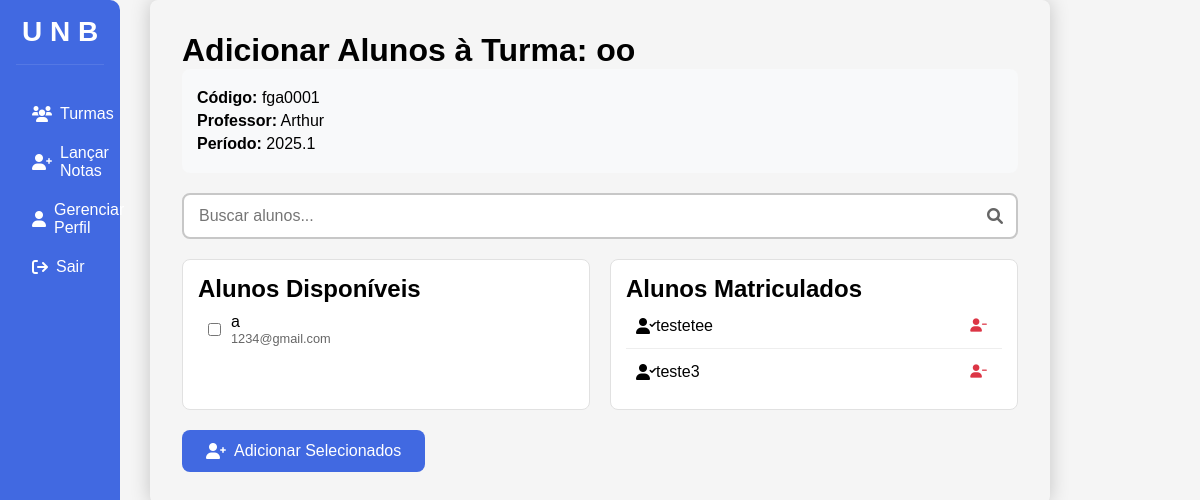
Page /professor/visualizar_turmas/alunos/fga0001/matricula (signed in) on the committed database.
### app.py (models this page shows)
class Turma(db.Model):
    codigo_disciplina = db.Column(db.String(100), nullable=False, primary_key=True)
    nome = db.Column(db.String(100), nullable=False)
    professor_email = db.Column(db.String(150), db.ForeignKey('user.email'), nullable=False)
    ano = db.Column(db.Integer, nullable=False)
    semestre = db.Column(db.Integer, nullable=False)
    professor = db.relationship('User', backref='turmas_ministradas', foreign_keys=[professor_email])
    alunos = db.relationship('User',
                           secondary=alunos_turmas,
                           lazy='subquery',
                           backref=db.backref('turmas', lazy=True))

class User(db.Model):
    email = db.Column(db.String(150), unique=True, nullable=False, primary_key=True)
    nome = db.Column(db.String(150), nullable=False)
    cargo = db.Column(db.String(50), nullable=False)
    senha = db.Column(db.String(150), nullable=False)

### app.py (the view, shortened to what this page needs)
@app.route('/professor/visualizar_turmas/alunos/<codigo>/matricula', methods=['GET', 'POST'])
def gerenciamento_aluno_prof(codigo):
    turma = Turma.query.get_or_404(codigo)
    alunos_matriculados = turma.alunos
    alunos_disponiveis = User.query.filter_by(cargo='Aluno').filter(
        ~User.turmas.any(Turma.codigo_disciplina == codigo)
    ).all()
    return render_template('professor/gerenciamento_aluno_prof.html',
                         turma=turma,
                         alunos_disponiveis=alunos_disponiveis,
                         alunos_matriculados=alunos_matriculados)

### templates/professor/gerenciamento_aluno_prof.html (shortened to what this page needs)
<!DOCTYPE html>
<html lang="pt-BR">
<head>
    <link rel="stylesheet" href="{{ url_for('static', filename='css/professor/gerenciamento_aluno_prof.css') }}">
    <link rel="stylesheet" href="https://cdnjs.cloudflare.com/ajax/libs/font-awesome/6.0.0-beta3/css/all.min.css">
</head>
<body>
    <div class="navbar">
        <h2>U N B</h2>
        <ul>
            <li><a href="{{ url_for('visualizar_turmas') }}"><i class="fas fa-users"></i>Turmas</a></li>
            <li><a href="#"><i class="fas fa-user-plus"></i> Lançar Notas</a></li>
            <li><a href="{{ url_for('gerenciar_perfil', email=session['email'])}}"><i class="fa-solid fa-user"></i>Gerenciar Perfil</a></li>
            <li><a href="#"><i class="fa-solid fa-arrow-right-from-bracket"></i> Sair</a></li>
        </ul>
    </div>
    <div class="container">
        <h1>Adicionar Alunos à Turma: {{ turma.nome }}</h1>
        <div class="info-turma">
            <p><strong>Código:</strong> {{ turma.codigo_disciplina }}</p>
            <p><strong>Professor:</strong> {{ turma.professor.nome }}</p>
            <p><strong>Período:</strong> {{ turma.ano }}.{{ turma.semestre }}</p>
        </div>
        <form method="POST">
            <div class="search-box">
                <input type="text" id="searchInput" placeholder="Buscar alunos...">
                <i class="fas fa-search"></i>
            </div>
            <div class="alunos-container">
                <div class="alunos-disponiveis">
                    <h2>Alunos Disponíveis</h2>
                    <div class="alunos-list">
                        {% for aluno in alunos_disponiveis %}
                        <div class="aluno-item">
                            <input type="checkbox" name="alunos[]" value="{{ aluno.email }}" id="aluno-{{ aluno.email }}">
                            <label for="aluno-{{ aluno.email }}">
                                {{ aluno.nome }}
                                <span class="email">{{ aluno.email }}</span>
                            </label>
                        </div>
                        {% endfor %}
                    </div>
                </div>
                <div class="alunos-matriculados">
                    <h2>Alunos Matriculados</h2>
                    <div class="alunos-list">
                        {% for aluno in alunos_matriculados %}
                        <div class="aluno-item">
                            <i class="fas fa-user-check"></i>
                            {{ aluno.nome }}
                            <button type="button" class="remove-btn" onclick="removeAluno('{{ aluno.email }}')">
                                <i class="fas fa-user-minus"></i>
                            </button>
                        </div>
                        {% endfor %}
                    </div>
                </div>
            </div>
            <div class="actions">
                <button type="submit" class="submit-btn">
                    <i class="fas fa-user-plus"></i>
                    Adicionar Selecionados
                </button>
            </div>
        </form>
    </div>
</body>
</html>

### static/css/professor/gerenciamento_aluno_prof.css (style rules this page uses)
* { margin: 0; padding: 0; box-sizing: border-box; font-family: 'Arial', sans-serif; }
body { background: #f5f5f5; min-height: 100vh; }
.navbar { width: 10%; background-color: #4169E1; color: white; padding: 1rem; position: fixed; height: 100%; border-top-right-radius: 10px; border-bottom-right-radius: 10px; }
.navbar h2 { text-align: center; margin-bottom: 2rem; padding-bottom: 1rem; border-bottom: 1px solid rgba(255, 255, 255, 0.1); font-size: 28px; color: var(--white-color); min-width: 60px; text-align: center; }
.navbar ul { list-style: none; padding: 0; }
.navbar ul li { margin-bottom: 5px; }
.navbar ul li a { color: white; text-decoration: none; display: flex; align-items: center; padding: 0.5rem 1rem; transition: background-color 0.3s; border-radius: 10px; }
.navbar ul li a i { margin-right: 0.5rem; }
.container { margin-left: 250px; padding: 2rem; border-radius: 8px; box-shadow: 0 0 20px rgba(0, 0, 0, 0.2); width: 75%; margin: auto; margin-top: 0; }
.info-turma { background: #f8f9fa; padding: 15px; border-radius: 8px; margin-bottom: 20px; }
.info-turma p { margin: 5px 0; }
.search-box { position: relative; margin-bottom: 20px; }
.search-box input { width: 100%; padding: 12px 40px 12px 15px; border: 2px solid #c7c7c7; border-radius: 8px; font-size: 16px; transition: all 0.3s ease; }
.search-box i { position: absolute; right: 15px; top: 50%; transform: translateY(-50%); color: #666; }
.alunos-container { display: grid; grid-template-columns: 1fr 1fr; gap: 20px; margin-bottom: 20px; }
.alunos-disponiveis, .alunos-matriculados { background: #fff; border: 1px solid #e1e1e1; border-radius: 8px; padding: 15px; }
.alunos-list { max-height: 400px; overflow-y: auto; }
.aluno-item { display: flex; align-items: center; padding: 10px; border-bottom: 1px solid #eee; }
.aluno-item:last-child { border-bottom: none; }
.aluno-item label { display: flex; flex-direction: column; margin-left: 10px; cursor: pointer; }
.aluno-item .email { font-size: 0.8em; color: #666; }
.remove-btn { margin-left: auto; background: none; border: none; color: #dc3545; cursor: pointer; padding: 5px; }
.submit-btn { background-color: #4169E1; color: white; border: none; padding: 12px 24px; border-radius: 8px; cursor: pointer; font-size: 16px; display: flex; align-items: center; gap: 8px; transition: all 0.3s ease; }

### rows in the picture
Turma: nome "oo", codigo_disciplina "fga0001", ano "2025", semestre "1"
User: professor.nome "Arthur"
User: nome "a", email "1234@gmail.com"
User: nome "testetee"
User: nome "teste3"
